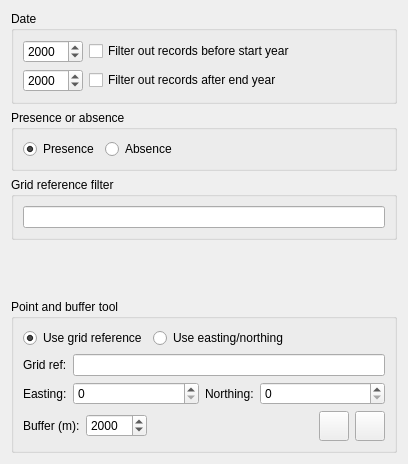
         <widget class="QWidget" name="tab_13">
          <attribute name="title">
           <string>Other</string>
          </attribute>
          <layout class="QVBoxLayout" name="verticalLayout_6">
           <item>
            <widget class="QGroupBox" name="groupBox">
             <property name="title">
              <string>Date</string>
             </property>
             <layout class="QVBoxLayout" name="verticalLayout_5">
              <item>
               <layout class="QHBoxLayout" name="horizontalLayout_6">
                <item>
                 <widget class="QSpinBox" name="sbStartYear">
                  <property name="sizePolicy">
                   <sizepolicy hsizetype="Fixed" vsizetype="Fixed">
                    <horstretch>0</horstretch>
                    <verstretch>0</verstretch>
                   </sizepolicy>
                  </property>
                  <property name="minimumSize">
                   <size>
                    <width>60</width>
                    <height>0</height>
                   </size>
                  </property>
                  <property name="toolTip">
                   <string>Specify start year</string>
                  </property>
                  <property name="minimum">
                   <number>1600</number>
                  </property>
                  <property name="maximum">
                   <number>2100</number>
                  </property>
                  <property name="singleStep">
                   <number>1</number>
                  </property>
                  <property name="value">
                   <number>2000</number>
                  </property>
                 </widget>
                </item>
                <item>
                 <widget class="QCheckBox" name="cbStartYear">
                  <property name="toolTip">
                   <string>&lt;html&gt;&lt;head/&gt;&lt;body&gt;&lt;p&gt;Check box to filter out records before given start year.&lt;/p&gt;&lt;/body&gt;&lt;/html&gt;</string>
                  </property>
                  <property name="text">
                   <string>Filter out records before start year</string>
                  </property>
                 </widget>
                </item>
               </layout>
              </item>
              <item>
               <layout class="QHBoxLayout" name="horizontalLayout_7">
                <item>
                 <widget class="QSpinBox" name="sbEndYear">
                  <property name="sizePolicy">
                   <sizepolicy hsizetype="Fixed" vsizetype="Fixed">
                    <horstretch>0</horstretch>
                    <verstretch>0</verstretch>
                   </sizepolicy>
                  </property>
                  <property name="minimumSize">
                   <size>
                    <width>60</width>
                    <height>0</height>
                   </size>
                  </property>
                  <property name="toolTip">
                   <string>Specify end year</string>
                  </property>
                  <property name="minimum">
                   <number>1600</number>
                  </property>
                  <property name="maximum">
                   <number>2100</number>
                  </property>
                  <property name="singleStep">
                   <number>1</number>
                  </property>
                  <property name="value">
                   <number>2000</number>
                  </property>
                 </widget>
                </item>
                <item>
                 <widget class="QCheckBox" name="cbEndYear">
                  <property name="toolTip">
                   <string>&lt;html&gt;&lt;head/&gt;&lt;body&gt;&lt;p&gt;Check box to filter out records after given end year.&lt;/p&gt;&lt;/body&gt;&lt;/html&gt;</string>
                  </property>
                  <property name="text">
                   <string>Filter out records after end year</string>
                  </property>
                 </widget>
                </item>
               </layout>
              </item>
             </layout>
            </widget>
           </item>
           <item>
            <widget class="QGroupBox" name="groupBox_2">
             <property name="title">
              <string>Presence or absence</string>
             </property>
             <layout class="QHBoxLayout" name="horizontalLayout_8">
              <item>
               <widget class="QRadioButton" name="rbPresence">
                <property name="toolTip">
                 <string>&lt;html&gt;&lt;head/&gt;&lt;body&gt;&lt;p&gt;If selected (the default) then only presence records are retrieved.&lt;/p&gt;&lt;/body&gt;&lt;/html&gt;</string>
                </property>
                <property name="text">
                 <string>Presence</string>
                </property>
                <property name="checked">
                 <bool>true</bool>
                </property>
               </widget>
              </item>
              <item>
               <widget class="QRadioButton" name="rbAbsence">
                <property name="toolTip">
                 <string>&lt;html&gt;&lt;head/&gt;&lt;body&gt;&lt;p&gt;If selected then only absence records are retrieved.&lt;/p&gt;&lt;/body&gt;&lt;/html&gt;</string>
                </property>
                <property name="text">
                 <string>Absence</string>
                </property>
               </widget>
              </item>
              <item>
               <spacer name="horizontalSpacer">
                <property name="orientation">
                 <enum>Qt::Horizontal</enum>
                </property>
                <property name="sizeHint" stdset="0">
                 <size>
                  <width>208</width>
                  <height>20</height>
                 </size>
                </property>
               </spacer>
              </item>
             </layout>
            </widget>
           </item>
           <item>
            <widget class="QGroupBox" name="groupBox_6">
             <property name="title">
              <string>Grid reference filter</string>
             </property>
             <layout class="QHBoxLayout" name="horizontalLayout_23">
              <item>
               <widget class="QLineEdit" name="leGridRef">
                <property name="toolTip">
                 <string>&lt;html&gt;&lt;head/&gt;&lt;body&gt;&lt;p&gt;Specify a grid reference to use as a filter when downloading records from the NBN Gateway, or for use with the point and radius buffer creation.&lt;/p&gt;&lt;/body&gt;&lt;/html&gt;</string>
                </property>
               </widget>
              </item>
             </layout>
            </widget>
           </item>
           <item>
            <spacer name="verticalSpacer">
             <property name="orientation">
              <enum>Qt::Vertical</enum>
             </property>
             <property name="sizeHint" stdset="0">
              <size>
               <width>17</width>
               <height>53</height>
              </size>
             </property>
            </spacer>
           </item>
           <item>
            <widget class="QGroupBox" name="groupBox_8">
             <property name="title">
              <string>Point and buffer tool</string>
             </property>
             <layout class="QVBoxLayout" name="verticalLayout">
              <item>
               <layout class="QHBoxLayout" name="horizontalLayout_24">
                <item>
                 <widget class="QRadioButton" name="rbGR">
                  <property name="text">
                   <string>Use grid reference</string>
                  </property>
                  <property name="checked">
                   <bool>true</bool>
                  </property>
                 </widget>
                </item>
                <item>
                 <widget class="QRadioButton" name="rbEN">
                  <property name="text">
                   <string>Use easting/northing</string>
                  </property>
                 </widget>
                </item>
                <item>
                 <spacer name="horizontalSpacer_15">
                  <property name="orientation">
                   <enum>Qt::Horizontal</enum>
                  </property>
                  <property name="sizeHint" stdset="0">
                   <size>
                    <width>40</width>
                    <height>20</height>
                   </size>
                  </property>
                 </spacer>
                </item>
               </layout>
              </item>
              <item>
               <layout class="QHBoxLayout" name="horizontalLayout_4">
                <item>
                 <widget class="QLabel" name="label_7">
                  <property name="sizePolicy">
                   <sizepolicy hsizetype="Fixed" vsizetype="Preferred">
                    <horstretch>0</horstretch>
                    <verstretch>0</verstretch>
                   </sizepolicy>
                  </property>
                  <property name="text">
                   <string>Grid ref:</string>
                  </property>
                 </widget>
                </item>
                <item>
                 <widget class="QLineEdit" name="lePointBufferGR">
                  <property name="toolTip">
                   <string>&lt;html&gt;&lt;head/&gt;&lt;body&gt;&lt;p&gt;Specify a grid reference to use as a filter when downloading records from the NBN Gateway, or for use with the point and radius buffer creation.&lt;/p&gt;&lt;/body&gt;&lt;/html&gt;</string>
                  </property>
                 </widget>
                </item>
               </layout>
              </item>
              <item>
               <layout class="QHBoxLayout" name="horizontalLayout_10">
                <item>
                 <widget class="QLabel" name="label_10">
                  <property name="sizePolicy">
                   <sizepolicy hsizetype="Fixed" vsizetype="Preferred">
                    <horstretch>0</horstretch>
                    <verstretch>0</verstretch>
                   </sizepolicy>
                  </property>
                  <property name="text">
                   <string>Easting:</string>
                  </property>
                 </widget>
                </item>
                <item>
                 <widget class="QSpinBox" name="sbEasting">
                  <property name="sizePolicy">
                   <sizepolicy hsizetype="Preferred" vsizetype="Fixed">
                    <horstretch>0</horstretch>
                    <verstretch>0</verstretch>
                   </sizepolicy>
                  </property>
                  <property name="minimumSize">
                   <size>
                    <width>60</width>
                    <height>0</height>
                   </size>
                  </property>
                  <property name="toolTip">
                   <string>&lt;html&gt;&lt;head/&gt;&lt;body&gt;&lt;p&gt;Specify an easting for use with the point and buffer convenience tool.&lt;/p&gt;&lt;/body&gt;&lt;/html&gt;</string>
                  </property>
                  <property name="minimum">
                   <number>0</number>
                  </property>
                  <property name="maximum">
                   <number>2000000</number>
                  </property>
                  <property name="singleStep">
                   <number>1000</number>
                  </property>
                  <property name="value">
                   <number>0</number>
                  </property>
                 </widget>
                </item>
                <item>
                 <widget class="QLabel" name="label_8">
                  <property name="sizePolicy">
                   <sizepolicy hsizetype="Fixed" vsizetype="Preferred">
                    <horstretch>0</horstretch>
                    <verstretch>0</verstretch>
                   </sizepolicy>
                  </property>
                  <property name="text">
                   <string>Northing:</string>
                  </property>
                 </widget>
                </item>
                <item>
                 <widget class="QSpinBox" name="sbNorthing">
                  <property name="sizePolicy">
                   <sizepolicy hsizetype="Preferred" vsizetype="Fixed">
                    <horstretch>0</horstretch>
                    <verstretch>0</verstretch>
                   </sizepolicy>
                  </property>
                  <property name="minimumSize">
                   <size>
                    <width>60</width>
                    <height>0</height>
                   </size>
                  </property>
                  <property name="toolTip">
                   <string>&lt;html&gt;&lt;head/&gt;&lt;body&gt;&lt;p&gt;Specify a northing for use with the point and buffer convenience tool.&lt;/p&gt;&lt;/body&gt;&lt;/html&gt;</string>
                  </property>
                  <property name="minimum">
                   <number>0</number>
                  </property>
                  <property name="maximum">
                   <number>2000000</number>
                  </property>
                  <property name="singleStep">
                   <number>1000</number>
                  </property>
                  <property name="value">
                   <number>0</number>
                  </property>
                 </widget>
                </item>
               </layout>
              </item>
              <item>
               <layout class="QHBoxLayout" name="horizontalLayout_22">
                <item>
                 <widget class="QLabel" name="label_9">
                  <property name="sizePolicy">
                   <sizepolicy hsizetype="Fixed" vsizetype="Preferred">
                    <horstretch>0</horstretch>
                    <verstretch>0</verstretch>
                   </sizepolicy>
                  </property>
                  <property name="text">
                   <string>Buffer (m):</string>
                  </property>
                 </widget>
                </item>
                <item>
                 <widget class="QSpinBox" name="sbBuffer">
                  <property name="sizePolicy">
                   <sizepolicy hsizetype="Fixed" vsizetype="Fixed">
                    <horstretch>0</horstretch>
                    <verstretch>0</verstretch>
                   </sizepolicy>
                  </property>
                  <property name="minimumSize">
                   <size>
                    <width>60</width>
                    <height>0</height>
                   </size>
                  </property>
                  <property name="toolTip">
                   <string>&lt;html&gt;&lt;head/&gt;&lt;body&gt;&lt;p&gt;Specify buffer radius in metres for use with the point and buffer convenience tool. Minimum of 10 metres and maximum of 10,000 m (10 km).&lt;/p&gt;&lt;/body&gt;&lt;/html&gt;</string>
                  </property>
                  <property name="minimum">
                   <number>10</number>
                  </property>
                  <property name="maximum">
                   <number>10000</number>
                  </property>
                  <property name="singleStep">
                   <number>10</number>
                  </property>
                  <property name="value">
                   <number>2000</number>
                  </property>
                 </widget>
                </item>
                <item>
                 <spacer name="horizontalSpacer_14">
                  <property name="orientation">
                   <enum>Qt::Horizontal</enum>
                  </property>
                  <property name="sizeHint" stdset="0">
                   <size>
                    <width>40</width>
                    <height>20</height>
                   </size>
                  </property>
                 </spacer>
                </item>
                <item>
                 <widget class="QPushButton" name="pbBuffer">
                  <property name="sizePolicy">
                   <sizepolicy hsizetype="Fixed" vsizetype="Fixed">
                    <horstretch>0</horstretch>
                    <verstretch>0</verstretch>
                   </sizepolicy>
                  </property>
                  <property name="minimumSize">
                   <size>
                    <width>30</width>
                    <height>30</height>
                   </size>
                  </property>
                  <property name="maximumSize">
                   <size>
                    <width>30</width>
                    <height>30</height>
                   </size>
                  </property>
                  <property name="toolTip">
                   <string>&lt;html&gt;&lt;head/&gt;&lt;body&gt;&lt;p&gt;Generate circular buffer around specified point.&lt;/p&gt;&lt;/body&gt;&lt;/html&gt;</string>
                  </property>
                  <property name="text">
                   <string/>
                  </property>
                  <property name="icon">
                   <iconset>
                    <normaloff>images/buffer.png</normaloff>images/buffer.png</iconset>
                  </property>
                  <property name="iconSize">
                   <size>
                    <width>26</width>
                    <height>26</height>
                   </size>
                  </property>
                 </widget>
                </item>
                <item>
                 <widget class="QPushButton" name="pbClearLastBuffer">
                  <property name="sizePolicy">
                   <sizepolicy hsizetype="Fixed" vsizetype="Fixed">
                    <horstretch>0</horstretch>
                    <verstretch>0</verstretch>
                   </sizepolicy>
                  </property>
                  <property name="minimumSize">
                   <size>
                    <width>30</width>
                    <height>30</height>
                   </size>
                  </property>
                  <property name="maximumSize">
                   <size>
                    <width>30</width>
                    <height>30</height>
                   </size>
                  </property>
                  <property name="toolTip">
                   <string>Remove last buffer</string>
                  </property>
                  <property name="text">
                   <string/>
                  </property>
                  <property name="icon">
                   <iconset>
                    <normaloff>images/bufferclear.png</normaloff>images/bufferclear.png</iconset>
                  </property>
                  <property name="iconSize">
                   <size>
                    <width>26</width>
                    <height>26</height>
                   </size>
                  </property>
                 </widget>
                </item>
               </layout>
              </item>
             </layout>
            </widget>
           </item>
          </layout>
         </widget>
